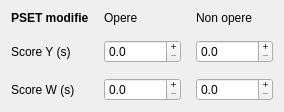
    <widget class="QWidget" name="layoutWidget_20">
     <property name="geometry">
      <rect>
       <x>30</x>
       <y>1390</y>
       <width>310</width>
       <height>110</height>
      </rect>
     </property>
     <layout class="QGridLayout" name="gridLayout_RERI1_2">
      <property name="sizeConstraint">
       <enum>QLayout::SizeConstraint::SetFixedSize</enum>
      </property>
      <property name="spacing">
       <number>15</number>
      </property>
      <item row="2" column="1">
       <widget class="QDoubleSpinBox" name="doubleSpinBox_e_psetWO">
        <property name="cursor">
         <cursorShape>ArrowCursor</cursorShape>
        </property>
        <property name="buttonSymbols">
         <enum>QAbstractSpinBox::ButtonSymbols::PlusMinus</enum>
        </property>
        <property name="accelerated">
         <bool>true</bool>
        </property>
        <property name="decimals">
         <number>1</number>
        </property>
        <property name="maximum">
         <double>100000.000000000000000</double>
        </property>
       </widget>
      </item>
      <item row="0" column="0">
       <widget class="QLabel" name="label_testRotationR1_2">
        <property name="font">
         <font>
          <bold>true</bold>
         </font>
        </property>
        <property name="text">
         <string>PSET modifie</string>
        </property>
        <property name="textFormat">
         <enum>Qt::TextFormat::RichText</enum>
        </property>
       </widget>
      </item>
      <item row="2" column="0">
       <widget class="QLabel" name="label_fmaxRIR1_2">
        <property name="text">
         <string>Score W (s)</string>
        </property>
       </widget>
      </item>
      <item row="0" column="1">
       <widget class="QLabel" name="label_opere_16">
        <property name="text">
         <string>Opere</string>
        </property>
       </widget>
      </item>
      <item row="2" column="2">
       <widget class="QDoubleSpinBox" name="doubleSpinBox_e_psetWNO">
        <property name="cursor">
         <cursorShape>ArrowCursor</cursorShape>
        </property>
        <property name="buttonSymbols">
         <enum>QAbstractSpinBox::ButtonSymbols::PlusMinus</enum>
        </property>
        <property name="accelerated">
         <bool>true</bool>
        </property>
        <property name="decimals">
         <number>1</number>
        </property>
        <property name="maximum">
         <double>100000.000000000000000</double>
        </property>
       </widget>
      </item>
      <item row="1" column="1">
       <widget class="QDoubleSpinBox" name="doubleSpinBox_e_psetYO">
        <property name="cursor">
         <cursorShape>ArrowCursor</cursorShape>
        </property>
        <property name="buttonSymbols">
         <enum>QAbstractSpinBox::ButtonSymbols::PlusMinus</enum>
        </property>
        <property name="accelerated">
         <bool>true</bool>
        </property>
        <property name="decimals">
         <number>1</number>
        </property>
        <property name="maximum">
         <double>100000.000000000000000</double>
        </property>
       </widget>
      </item>
      <item row="1" column="0">
       <widget class="QLabel" name="label_fmaxRER1_2">
        <property name="text">
         <string>Score Y (s)</string>
        </property>
       </widget>
      </item>
      <item row="0" column="2">
       <widget class="QLabel" name="label_non_opere_13">
        <property name="text">
         <string>Non opere</string>
        </property>
       </widget>
      </item>
      <item row="1" column="2">
       <widget class="QDoubleSpinBox" name="doubleSpinBox_e_psetYNO">
        <property name="cursor">
         <cursorShape>ArrowCursor</cursorShape>
        </property>
        <property name="buttonSymbols">
         <enum>QAbstractSpinBox::ButtonSymbols::PlusMinus</enum>
        </property>
        <property name="accelerated">
         <bool>true</bool>
        </property>
        <property name="decimals">
         <number>1</number>
        </property>
        <property name="maximum">
         <double>100000.000000000000000</double>
        </property>
       </widget>
      </item>
     </layout>
    </widget>
